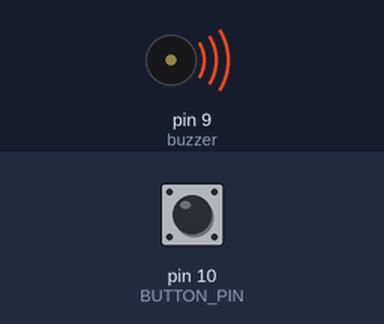
The sketch below on a simulated Arduino Uno, built with avr-gcc and run on an emulated ATmega328P. On the bench: buzzer (waves = sounding). Inputs (shaded band) come from the test bench; at power-on: pin 10 (BUTTON_PIN) HIGH.

Above: at 0.1 s.
Timing chart, 0 to 3.7 s (numbered marks = the images above):
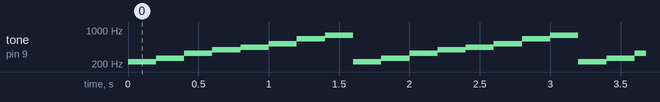

The sketch:

beep.ino
```cpp
#include <ArduinoSTL.h>
#define buzzer 9
#define BUTTON_PIN 10

// Assign note names to frequencies
const int speed = 200;
const float A_3 = 220.00;
const float B_3 = 246.94;
const float C_4 = 261.63;
const float D_4 = 293.66;
const float E_4 = 329.63;
const float F_4 = 349.23;
const float G_4 = 392.00;
const float A_4 = 440.00;
const float B_4 = 493.88;
const float C_5 = 523.25;
const float D_5 = 587.33;
const float E_5 = 659.25;
const float F_5 = 698.46;
const float G_5 = 783.99;
const float A_5 = 880.00;

int last_button_state;

// This vector is a list of the notes in the song. Each note plays for {speed} milliseconds
std::vector<float> song = {A_3, C_4, E_4, G_4, A_4, C_5, E_5, G_5};

void playNote(float note) {
  tone(buzzer, note);
  delay(speed);
}


void setup() {
  Serial.begin(9600);
  pinMode(BUTTON_PIN, INPUT_PULLUP);
  last_button_state = digitalRead(BUTTON_PIN);
  pinMode(buzzer, OUTPUT); // Sets buzzer (or pin 9) as an Output Pin
}

void loop() {

  int buttonState = digitalRead(BUTTON_PIN);

  if (buttonState == LOW) {
    for(int j = song.size(); j > 0; j--) {
      playNote(song[j-1]);
    }
  }
  else {
    for(int i = 0; i < song.size(); i++) {
      playNote(song[i]);
    }
  }
}
```

Measured:
- by itself, tone on pin 9 (buzzer): repeats every 1.6 s: 261 Hz 0.20 s, 329 Hz 0.20 s, 392 Hz 0.20 s, 440 Hz 0.20 s, 523 Hz 0.20 s, 659 Hz 0.20 s, 783 Hz 0.20 s, 220 Hz 0.20 s
